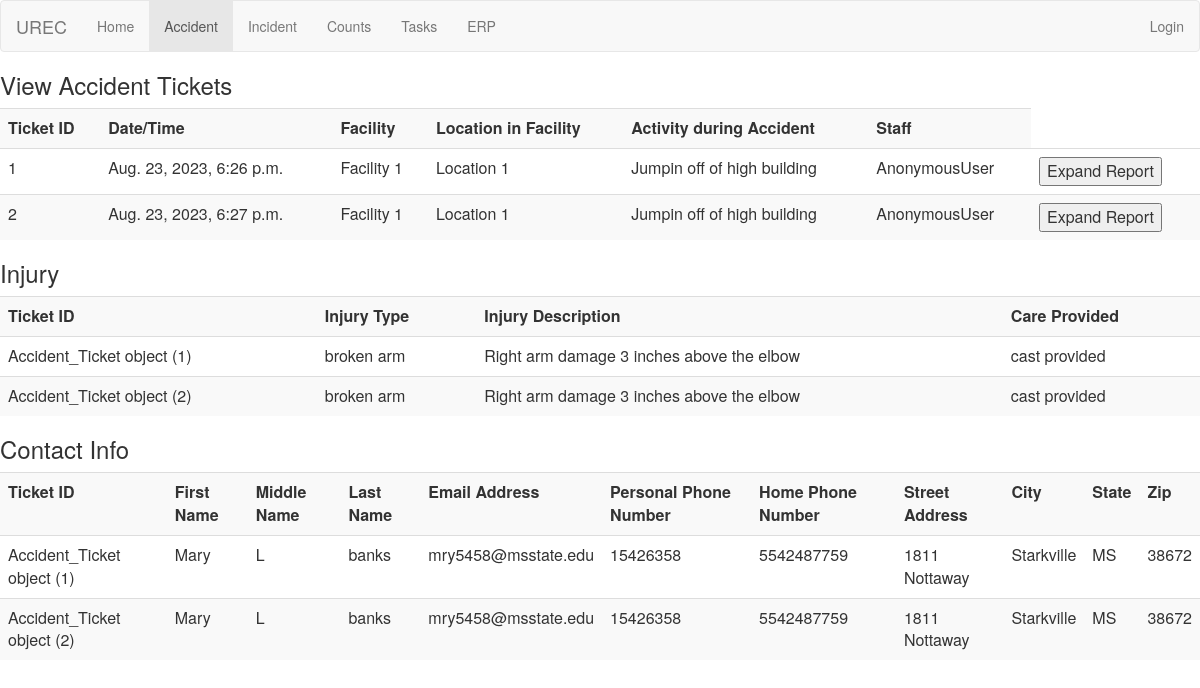
Screenshot of /accident/view_accident_tickets/ with the database file from the repository.
### urec_app/models.py (models this page shows)
class Accident_Ticket(models.Model):
    ticket_id = models.AutoField(primary_key=True)
    date_time_submission = models.DateTimeField(auto_now_add=True)
    urec_facility = models.CharField(max_length=255, choices=UREC_FACILITIES)
    location_in_facility = models.CharField(max_length=255, choices=UREC_LOCATIONS)
    activity_causing_injury = models.CharField(max_length=255)
    staff_netid = models.CharField(max_length=255, default='tst123')
    objects = models.Manager()

class Accident_Ticket_Injury(models.Model):
    accident_ticket = models.ForeignKey(Accident_Ticket, on_delete=models.CASCADE)  # foreign key
    injury_type = models.CharField(max_length=255)
    injury_description = models.TextField(max_length=1023)
    care_provided = models.TextField(max_length=1023)
    objects = models.Manager()

class Accident_Ticket_Contact_Patient(models.Model):
    accident_ticket = models.ForeignKey(Accident_Ticket, on_delete=models.CASCADE)  # foreign key
    accident_relation = models.CharField(max_length=255, default='wip')  # Acidentee or Witness
    first_name = models.CharField(max_length=255)
    middle_name = models.CharField(max_length=255, blank=True)
    last_name = models.CharField(max_length=255, blank=True)
    email_address = models.EmailField(max_length=255, blank=True)
    personal_phone_number = models.CharField(max_length=255, blank=True)
    home_phone_number = models.CharField(max_length=255, blank=True)
    street_address = models.CharField(max_length=255, blank=True)
    city = models.CharField(max_length=255, blank=True)
    state = models.CharField(max_length=255, blank=True)
    zip = models.CharField(max_length=255, blank=True)
    objects = models.Manager()

### urec_app/views.py (the view)
# urls.py: path('accident/view_accident_tickets/', views.view_accident_tickets, name='view_accident_tickets'),
def view_accident_tickets(request):
    accident_ticket = Accident_Ticket.objects.all()
    injury_type = Accident_Ticket_Injury.objects.all()
    patient = Accident_Ticket_Contact_Patient.objects.all()
    context = {'accident_ticket': accident_ticket, 'injury_type': injury_type, 'contact_info': patient}
    return render(request, 'urec_app/view_accident_tickets.html', context)

### urec_app/templates/urec_app/view_accident_tickets.html (shortened to what this page needs)
<link href="//maxcdn.bootstrapcdn.com/bootstrap/3.3.0/css/bootstrap.min.css" rel="stylesheet" id="bootstrap-css">
{% include 'urec_app/navbar.html' %}
<!DOCTYPE html>
<html lang="en">
<head>
</head>
<body>
    <h3>View Accident Tickets</h3>
    <table class="table table-striped">
        <tr>
            <th>Ticket ID</th>
            <th>Date/Time</th>
            <th>Facility</th>
            <th>Location in Facility</th>
            <th>Activity during Accident</th>
            <th>Staff</th>
        </tr>
        {% for item in accident_ticket %}
        <tr>
             <form action="{% url 'edit_accident_id' %}" method="POST">
                 <td>{{ item.ticket_id }}<input type="hidden" name="id" value="{{ item.ticket_id }}"></td>
                 <td>{{ item.date_time_submission }}</td>
                 <td>{{ item.urec_facility }}</td>
                 <td>{{ item.location_in_facility }}</td>
                 <td>{{ item.activity_causing_injury }}</td>
                 <td>{{ item.staff_netid }}</td>
                 <td><button type="submit">Expand Report</button></td>
            </form>
        </tr>
        {% endfor %}
    </table>
    <h3>Injury</h3>
    <table class="table table-striped">
        <tr>
            <th>Ticket ID</th>
            <th>Injury Type</th>
            <th>Injury Description</th>
            <th>Care Provided</th>
        </tr>
        {% for item in injury_type %}
        <tr>
            <td>{{ item.accident_ticket }}</td>
            <td>{{ item.injury_type }}</td>
            <td>{{ item.injury_description }}</td>
            <td>{{ item.care_provided }}</td>
        </tr>
        {% endfor %}
    </table>
    <h3>Contact Info</h3>
    <table class="table table-striped">
        <tr>
            <th>Ticket ID</th>
            <th>First Name</th>
            <th>Middle Name</th>
            <th>Last Name</th>
            <th>Email Address</th>
            <th>Personal Phone Number</th>
            <th>Home Phone Number</th>
            <th>Street Address</th>
            <th>City</th>
            <th>State</th>
            <th>Zip</th>
        </tr>
        {% for item in contact_info %}
        <tr>
            <td>{{ item.accident_ticket }}</td>
            <td>{{ item.first_name }}</td>
            <td>{{ item.middle_name }}</td>
            <td>{{ item.last_name }}</td>
            <td>{{ item.email_address }}</td>
            <td>{{ item.personal_phone_number }}</td>
            <td>{{ item.home_phone_number }}</td>
            <td>{{ item.street_address }}</td>
            <td>{{ item.city }}</td>
            <td>{{ item.state }}</td>
            <td>{{ item.zip }}</td>
        </tr>
        {% endfor %}
    </table>
</body>

### urec_app/templates/urec_app/navbar.html
<nav class="navbar navbar-default fixed-top">
  <div class="container-fluid">
    <div class="navbar-header">
      <a class="navbar-brand" href="#">UREC</a>
    </div>
    <ul class="nav navbar-nav">
      <li {% if request.path == '/' %} class="active"{% endif %}><a class="nav-link" href="{% url 'home' %}">Home</a></li>
      <li {% if '/accident/' in request.path %} class="active"{% endif %}><a class="nav-link" href="{% url 'accident' %}">Accident</a></li>
      <li {% if '/incident/' in request.path %} class="active"{% endif %}><a class="nav-link" href="{% url 'incident' %}">Incident</a></li>
      <li {% if '/count/' in request.path %} class="active"{% endif %}><a class="nav-link" href="{% url 'count' %}">Counts</a></li>
      <li {% if '/task/' in request.path %} class="active"{% endif %}><a class="nav-link" href="{% url 'task' %}">Tasks</a></li>
      <li {% if '/erp/' in request.path %} class="active"{% endif %}><a class="nav-link" href="{% url 'erp' %}">ERP</a></li>
    </ul>
    <ul class="nav navbar-nav navbar-right">
      {% if user.is_authenticated %}
        <li><a href="{% url 'edit' %}">My Account</a></li>
        {% if user.is_staff %}
          <li><a href="{% url 'admin:index' %}">Admin</a></li>
        {% endif %}
        <li><a href="{% url 'logout' %}">Logout</a></li>
      {% else %}
        <li><a href="{% url 'login' %}">Login</a></li>
      {% endif %}
    </ul>
  </div>
</nav>

### rows the page displays
Accident_Ticket: ticket_id "1", date_time_submission "Aug. 23, 2023, 6:26 p.m.", urec_facility "Facility 1", location_in_facility "Location 1", activity_causing_injury "Jumpin off of high building", staff_netid "AnonymousUser"
Accident_Ticket: ticket_id "2", date_time_submission "Aug. 23, 2023, 6:27 p.m.", urec_facility "Facility 1", location_in_facility "Location 1", activity_causing_injury "Jumpin off of high building", staff_netid "AnonymousUser"
Accident_Ticket_Injury: accident_ticket "Accident_Ticket object (1)", injury_type "broken arm", injury_description "Right arm damage 3 inches above the elbow", care_provided "cast provided"
Accident_Ticket_Injury: accident_ticket "Accident_Ticket object (2)", injury_type "broken arm", injury_description "Right arm damage 3 inches above the elbow", care_provided "cast provided"
Accident_Ticket_Contact_Patient: accident_ticket "Accident_Ticket object (1)", first_name "Mary", middle_name "L", last_name "banks", email_address "mry5458@msstate.edu", personal_phone_number "15426358", home_phone_number "5542487759", street_address "1811 Nottaway", city "Starkville", state "MS", zip "38672"
Accident_Ticket_Contact_Patient: accident_ticket "Accident_Ticket object (2)", first_name "Mary", middle_name "L", last_name "banks", email_address "mry5458@msstate.edu", personal_phone_number "15426358", home_phone_number "5542487759", street_address "1811 Nottaway", city "Starkville", state "MS", zip "38672"
